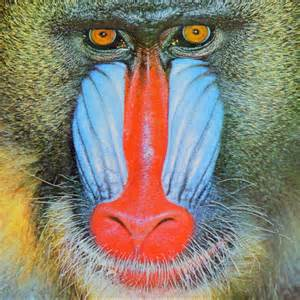
#> input picture numpy_tutorial/image1.jpg, 300 x 300 px
$ jupyter execute Numpy_Tutorial_Blank.ipynb   (shell and % lines are left out)
#> lines starting #> are read from the running program, lines starting #| are printed output that depends on the picture
# Numpy/Python Review I

### Python

Easy to pick, programmer-friendly language.

"Python is an interpreted language, which can save you considerable time during program development because no compilation and linking is necessary. The interpreter can be used interactively, which makes it easy to experiment with features of the language, to write throw-away programs, or to test functions during bottom-up program development. It is also a handy desk calculator." -  [Python Tutorial](https://docs.python.org/3/tutorial/appetite.html)

Basics:
* Coming from C/C++? Use indentations for code blocks instead of braces.
* Python is dynamically typed, no need to declare variables along with their data types.
* Python is interpretable, and code can be excuted line-by-line - use this to debug!

Tips:
* [Python reference docs](https://docs.python.org/3/reference/index.html) are great! Official documentation is your best friend.
* Python tutorial available on [course webpage](http://vision.stanford.edu/teaching/cs131_fall2223/).

References:
1. [Wikipedia](https://en.wikipedia.org/wiki/Python_(programming_language))
2. [Official Python Tutorial](https://docs.python.org/3/tutorial/index.html)

[cell 1]
## help?

help(print)
# help(range)
# help(len)

[cell 2]
import numpy as np
help(np)

### Numpy

**So you want to learn about numpy?**

Numpy is an important library for anyone wanting to work with large scale datasets in Python.  Numpy arrays provide value because they are easier and faster to manipulate than traditional python lists.

### Why use numpy arrays instead of Python lists?

1. Saves you time as a programmer: when using lists, you have to use loops to apply a function to each element of an array.  In numpy, all common mathematical computations can be vectorized.  This leads to a much faster runtime, as well as fewer lines of code.

2. Under the hood, numpy arrays use less memory, and are constrained to a single data type, which enables faster execution.

### Contents
1. Array initialization and basic properties
3. Element wise matrix operations
4. Axis based matrix operations

### Let's get started!

[cell 3]
#It's a common convention to abbreviate numpy as np
import numpy as np

### Creating a Numpy Array
There are many ways to create a numpy array.  In general, the options are
- converting other Python data structures to np.array format
- numpy functions that create new arrays (i.e. np.ones, np.zeros, np.arange)
- reading files from disk (in this class, mostly images)

Note that unlike lists, you can't create an empty numpy array

[cell 4]
# create a 1 dimensional array from a list: [1,2,3,4,5]
print("1 dimensional: ")
x = np.array([1,2,3,4,5])
print("Shape: ", x.shape)
x

[cell 5]
# Create a 2-d array from multiple lists:
    # first row = [1,2,3,4,5]
    # second row = [6,7,8,9,10]
print("2 dimensional: ")
y = np.array([[1,2,3,4,5], [6,7,8,9,10]])
print("Shape: ", y.shape)
y

[cell 6]
# you can create an array of any dimensions using np.zeros
z = np.zeros(3)
z

[cell 7]
#other handy things
identity = np.identity(3) # also np.eye()
print(identity)

ones = np.ones((2,2))
print(ones)

ran=np.random.random((2,2))
print(ran)

[cell 8]
m=np.arange(10, 31, 5.2)#[min, max), step
print(m)

n=np.linspace(10, 31, 5)#min, max, num
print(n)

[cell 9]
print(m.dtype)
print(n.dtype)

### Array attributes

Every numpy array is a grid of elements of the same type. Numpy provides a large set of numeric datatypes that you can use to construct arrays. Numpy tries to guess a datatype when you create an array, but functions that construct arrays usually also include an optional argument to explicitly specify the datatype. Take a look at the attributes associated with a numpy array, and then we'll explore how numpy arrays determine their type.

[cell 10]
print('shape:',identity.shape) #returns tuple of dimensions
print('size:',identity.size) # returns total number of elements
print('dtype:',identity.dtype) #the default dtype is float64
print('ndim:',x.ndim) #returns number of dimensions

[cell 11]
x = np.array([1, 2])  # Let numpy choose the datatype
y = np.array([1, 2.0])  # Let numpy choose the datatype
z = np.array([1, 2], dtype=np.int64)  # Force a particular datatype

print(x.dtype, y.dtype, z.dtype)

### Accessing elements

Numpy offers several ways to index into arrays. When arrays are one dimensional, indexing works just like lists. When arrays are 2 or more dimensional, you specify an index for each dimension:

`value = array[row_index, col_index]`

[cell 12]
# Create a 2-dimensional array (matrix)
# [[ 1  2  3]
#  [ 4  5  6]]
a = np.identity(3)
print(a)

# Access the 3 with array indexing
a_3 = a[0,2]
print("expecting 3, got: ", a_3)

# Access the 4 with array indexing
a_4 = a[1,0]
print("expecting 4, got: ", a_4)
print(a[2,2])

Slicing: Similar to Python lists, numpy arrays can be sliced. Since arrays may be multidimensional, you must specify a slice for each dimension of the array. Recall how slicing works in lists:

[cell 13]
# Recall list slicing:
l = [0,1,2,3,4]

print(l)
print("All elements of l: ", l[:])
print("All after 2nd element: ", l[2:])
print("All before 2nd element: ", l[:2])
print("All between 1st and 3rd element exclusive: ", l[1:3])

Now let's try slicing in two dimensions!

[cell 14]
print(a)

[cell 15]
print("a = \n", a)

# Access the 0th row of a:
a_row0 = a[0,:]
print("0th row expecting [1,2,3], got: ", a_row0)

# Access the 0th column of a
a_col0 = a[:, 0]
print("0th column expecting [1,4], got: ", a_col0)

Exercise:

[cell 16]
# TODO: Create the following rank 2 array with shape (4, 4)
# [[ 1,  2,  3,  4]
#  [ 5,  6,  7,  8]
#  [ 9, 10, 11, 12]
#  [13, 14, 15, 16]]

# HINT: if you want to take a fancy shortcut, use np.arange() to create this matrix

b = [[ 1,  2,  3,  4],
     [ 5,  6,  7,  8],
     [ 9, 10, 11, 12],
     [13, 14, 15, 16]]
b=np.arange(1, 17, 1).reshape(4,4)
print(b)

[cell 17]
# TODO: use slicing to pull out the middle two rows
b_rows = b[1:3, :]
print("middle two rows: \n", b_rows)

# TODO: use slicing to pull out the middle two columns
b_cols = b[:, 1:3]
print("middle two columns: \n", b_cols)

# TODO: use slicing to pull out only the middle two rows and middle two columns,
# meaning a (2,2) array:
# [[6 7]
#  [10 11]]
b_center = b[1:3, 1:3]
print("center two columns and two rows: \n", b_center)

A slice of an array is a view into the same data, so modifying it will modify the original array.

[cell 18]
# [[ 1  2  3]
#  [ 4  5  6]]
a = np.array([[1,2,3],[4,5,6]])
print("original a = \n", a)

a_row0 = a[0,:]
a_row0[1] = 100 # a_row0[1] is the same piece of data as a[0, 1]

print("new a = \n", a)

### Part 2: Matrix Operations
Numpy makes it easy to do matrix operations on arrays, like multiply, invert, etc. Basic mathematical functions operate elementwise on arrays, and are available both as operator overloads and as functions in the numpy module

[cell 19]
x = np.array([[1,2],[3,4]], dtype=np.float64)
y = np.array([[5,6],[7,8]], dtype=np.float64)

print("x = \n", x)
print(x.dtype)
print("y = \n", y)
print(y.dtype)

[cell 20]
#all arithmetic operations are applied to a matrix element-wise
print("Original x: ")
print(x)
print("\nx+1")
print(x + 1)
print("\nx*4.5")
print(4.5*x)
print("\nx/2.0")
print(x/2.0)

[cell 21]
# Elementwise sum; both produce the array
print("x = \n", x)
print("y = \n", y)
print("\nx+y:")
print(x + y)
print(np.add(x, y))

[cell 22]
# Elementwise difference; both produce the array
print("x = \n", x)
print("y = \n", y)
print("\nx-y:")
print(x - y)
print(np.subtract(x, y))

[cell 23]
# Elementwise product; both produce the array
print("x = \n", x)
print("y = \n", y)
print("\nx*y:")
print(x * y)
print(np.multiply(x, y))

[cell 24]
# Elementwise division; both produce the array
# [[ 0.2         0.33333333]
#  [ 0.42857143  0.5       ]]
print("x = \n", x)
print("y = \n", y)
print("\nx/y:")
print(x / y)
print(np.divide(x, y))

[cell 25]
# Elementwise square root; produces the array
# [[ 1.          1.41421356]
#  [ 1.73205081  2.        ]]
print("x = \n", x)
print("\nsqrt(x):")
print(np.sqrt(x))

[cell 26]
# Elementwise power; produces the array
# [[ 1.          1.41421356]
#  [ 1.73205081  2.        ]]
print("x = \n", x)
print("\nx^2:")
print(np.power(x,2))
print(x**2)

Exercise:

Let's practice these operations!

Given arrays x and y, write array z as a function of x and y: z[0] = x[0] - y[0], and z[1] = x[1] - y[1]. Use numpy operations!

Hint: think about how the 2 equations may be written with vector operations (such as those above), and that will translate cleanly to numpy

[cell 27]
# TODO
x = np.array([1,3])
y = np.array([2,5])
z = np.array([-1,-2])

z_computed = x - y
print("Your answer: ", z_computed)
print("Expecting: ", z)
if z.all() == z_computed.all():
    print("Correct!")
else:
    print("Try thinking of a numpy function above with x and y that gets you equivalent to z")

Now, try using the numpy functions to calculate x = ((a+b)*c) - d

If you get stuck, try following the order of operations with the parenthesis and compute a+b first and verify by hand, and then proceed to (a+b)*c, and so on.

[cell 28]
a = np.array([1,3])
b = np.array([1,1])
c = np.array([2,1/2])
d = np.array([1,1])
x = np.array([3,1])

# TODO
answer =((a + b) * c) - d

print("Your answer: ", answer)
print("Expecting: ", x)
if x.all() == answer.all():
    print("Correct!")
else:
    print("Try thinking of a which numpy functions above with a,b, and c gets you equivalent to x")

# Part 3: Axis-based operations

Now that we've covered 2d indexing, there's some important numpy functions that operate on a particular axis, so let's get hands on with sum()! Many numpy operations including sum, max, argmax, mean, standard deviation operate over a chosen axis of your array.

Sum can sum all elements of the 2d array, or it can sum across each row, or sum down each column.

Axis 0 corresponds to columns, and axis 1 corresponds to rows, just like indexing. When you apply an operation like sum over axis 0, that means axis 0 is being squashed into length 1 by the sum, max, etc. operation.

[cell 29]
#numpy arrays have builtin methods to calculate summary statistics such as std. dev., mean, min, max, sum
y = np.random.random(9).reshape(3,3)
print(y)
print("std:", y.std())
print("mean:", y.mean())
print("sum:", y.sum())

print()
#you can also do these operations with respect to a particular axis
print("std (rows):", y.std(axis = 1))
print("mean (rows):", y.mean(axis = 1))
print(y.sum(axis = 1))

[cell 30]
# Sum of an array along various axes
x = np.array([[1,2],[3,4]])
print(x)
print()
print(np.sum(x))  # Compute sum of all elements; prints "10"
print(np.sum(x, axis=0))  # Compute sum of each column; prints "[4 6]"
print(np.sum(x, axis=1)) # Compute sum of each row; prints "[3 7]"

Exercise:
Your turn!

[cell 31]
# Get hands-on with sum! Guess what the output will be and then run it to confirm
x = np.array([[1,2,3],[4,5,6],[3,2,1]])
print("x = \n", x)

[cell 32]
# TODO:
guess = 27
print("Your guess for np.sum(x): ", guess)
print("Actual = ", 27)

[cell 33]
# TODO:
guess = [6, 15, 6]
print("Your guess for np.sum(x, axis=1): ", guess)
print("Actual = ", np.array([6,15,6]))

[cell 34]
# TODO:
guess =[8, 9, 10]
print("Your guess for np.sum(x, axis=0): ", guess)
print("Actual = ", np.sum(x, axis=0))

Imagine I want to apply the function $f(x) = x^2 + x -6$ to every emelent of an array

[cell 35]
#First let's try it with python lists
import random
random.seed(1)
h = 1000000

def func(x):
    return x**2 + x - 6

first_list = [random.randint(-10,10) for i in range(h)]
print(len(first_list))

[cell 36]
for i in range(h):
        first_list[i] = func(first_list[i])

### Now let's do the same thing with numpy arrays

[cell 37]
#By default, rand returns a rnadom number in the range [0,1) - so we normalize to get the values we want
array = np.random.rand(h)
array = array*20 - 10
array = array.astype(np.int64)

[cell 38]
array = array**2 + array - 6

### It's way faster!

### Some other useful manipulations
A complete list of possible array manipulations can be found here:
https://numpy.org/devdocs/reference/routines.array-manipulation.html

[cell 39]
print(x)
print(y)
np.concatenate((x,y), axis = 0)

[cell 40]
result = np.concatenate((x,y), axis = 1)
result

[cell 41]
#not an inplace operation, if you want it to persist you need to reassign the variable using =
np.transpose(result)

[cell 42]
#to invert a matrix use np.linalg.inv
x = np.array([[1,1], [1,0]])
print(x)
np.linalg.inv(x)

### Numpy for Linear Algebra

#### Dot products

We'll first define vectors v and w. Recall that the dot product of two vectors is calculating by multiplying each corresponding value and then summing the result. Let's start by computing the dot product with a for loop

Exercise

[cell 43]
v = np.array([1,2,3])
w = np.array([4,5,6])

print("v = \n", v)
print("w = \n", w)
print("expected dot product = 32")

forloop_dotproduct = 0

# TODO: compute dot product of v and w with a for loop
# note: length of a 1 dimensional array  = len(array) or array.shape[0]
for i in range(0, len(w)):
    forloop_dotproduct += v[i] * w[i]

print(forloop_dotproduct)

[cell 44]
# TODO: compute dot product of v and w with numpy functions
# hint: addition and summation are the key operations in a dot product

np_dotproduct = np.dot(v, w)
print(np_dotproduct)

#### Matrix-vector product

We'll first define matrix M and vector v. Recall that matrix multiplication between a matrix and a vector involves computing a dot product between each row of the matrix M and the vector v.

In machine learning, M is typically a matrix of learned parameters where each row corresponds to one of the output predictions, which is a weighted sum of the input features from v. The features v change for every new example but the weights M are applied to every example in training and testing data.

[cell 45]
M = np.array([[1,2,3],[3,2,1]])
v = np.array([4,1,2])

print("M = \n", M)
print("v = \n", v)
print("Result = \n[12, 16]")

[cell 46]
# TODO: get each row of M using array slicing
M_row0 = M[0, :]
M_row1 = M[1, :]

# TODO: compute the dot product of each row of M with v
row0_dotproduct = sum(M_row0 * v)
row1_dotproduct = sum(M_row1 * v)

answer = np.array([row0_dotproduct, row1_dotproduct])
print("np.dot matrix product = \n", answer)

#### Matrix-Matrix multiplication

[cell 47]
A = np.array([[1,2],[3,4]])
B = np.array([[4,3],[2,1]])

print("A = \n", A)
print("B = \n", B)

[cell 48]
# Numpy matrix products:
A = np.array([[1,2],[3,4]])
B = np.array([[4,3],[2,1]])
print(np.dot(A,B))
print(np.matmul(A,B))

### Broadcasting
The term broadcasting refers to how numpy treats doing arithmetic operations on arrays of different shapes.
When operating on two arrays, NumPy compares their shapes element-wise. Two dimensions are compatible when
* they are equal, or
* one of them is 1

If the dimensional are different, but one of them is 1, then numpy will apply the operation to each column on that axis

[cell 49]
x = np.array(range(5))
x = x.reshape(5, 1)
print("x is a column vector")
print()
print(x.shape)
print(x)

y = np.ones(5)
print("y is a row vector")
print(y.shape)
print(y)

[cell 50]
print(x+y)

### Real world example of why broadcasting is useful

[cell 51]
# Suppose we have a matrix where we want to normalize the rows to have mean zero
matrix = 10*np.random.rand(4,5)
matrix

[cell 52]
row_means = matrix.mean(axis = 1).reshape((4,1))
row_means

[cell 53]
matrix = matrix - row_means
print(matrix)
matrix.mean(axis = 1)

### Using boolean masks
In numpy, when you compare two arrays, you get a boolean mask as the output.  You can then use this boolean mask to grab specific values in an array.

[cell 54]
array = np.array(range(20)).reshape((4,5))
output = array > 10
output

[cell 55]
array[output]

[cell 56]
#you can combine boolean statements for more complicated operations
mask = (array < 5) | (array > 15)
print(mask)
print(array[mask])

## Practice boolean mask problem
Given a matrix, change all of the negative values to zero

[cell 57]
matrix = 2*np.random.rand(5, 5) - 1
print(matrix)

[cell 58]
### SOLUTION ###
mask = matrix < 0
print(mask)
matrix[mask] = 0
print(matrix)

# Making Plots in Jupyter Notebook
A Matplotlib figure can be categorized into several parts as below:

**Figure:** It is a whole figure which may contain one or more than one axes (plots). You can think of a Figure as a canvas which contains plots.

**Axes:** It is what we generally think of as a plot. A Figure can contain many Axes. It contains two or three (in the case of 3D) Axis objects. Each Axes has a title, an x-label and a y-label.

**Axis:** They are the number line like objects and take care of generating the graph limits.

[cell 59]
import matplotlib.pyplot as plt

[cell 60]
x = np.arange(10)**2
print(x)
plt.plot(x)
plt.show()
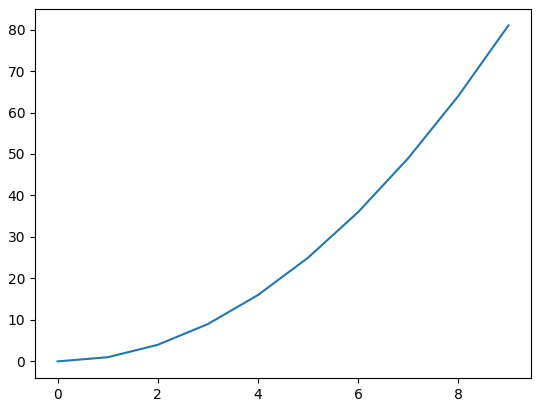
#> figure drawn by matplotlib, 1 panel; curve peaks at x = 9, y = 81

[cell 61]
y=np.arange(10)+1
plt.figure(figsize = (5,5))
plt.plot(x,color='g',linestyle='dotted', marker='o',linewidth=5, label='a')
plt.plot(y,color='b',linestyle='dashdot', linewidth=8, label='b')
plt.title("This is a graph")
plt.xlabel("this is the x label")
plt.ylabel("this is the y label")
plt.annotate('this is the annotation', xy=(2,5), xytext=(2, 10),
            arrowprops=dict(facecolor='black', shrink=0.01),
            )
plt.legend()
plt.show()
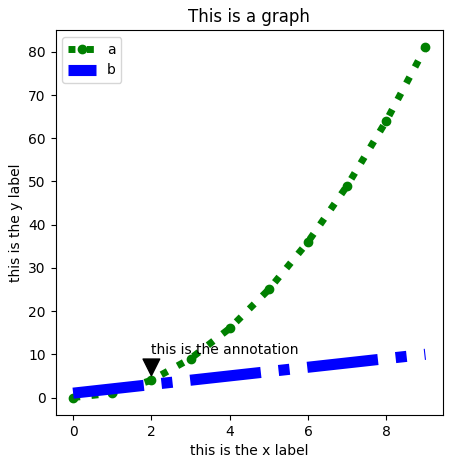
#> figure drawn by matplotlib, 1 panel; curve peaks at x = 9, y = 81; curve peaks at x = 9, y = 10
plt.close()

[cell 62]
x=np.arange(10)
y=x*2
plt.scatter(x,y)
plt.show()
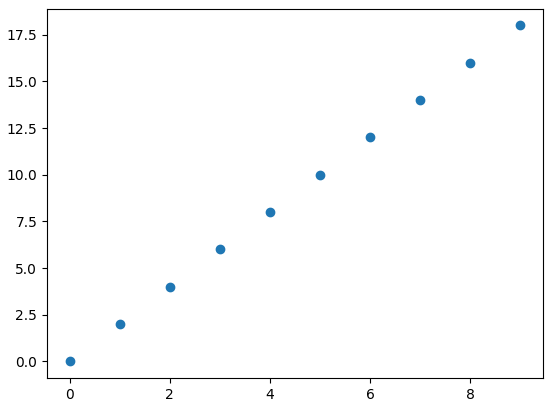
#> figure drawn by matplotlib, 1 panel
plt.close()

[cell 63]
plt.bar(x,y)
for i,j in zip(x,y):
    plt.text(i,j,j,ha='center', va='top')
plt.show()
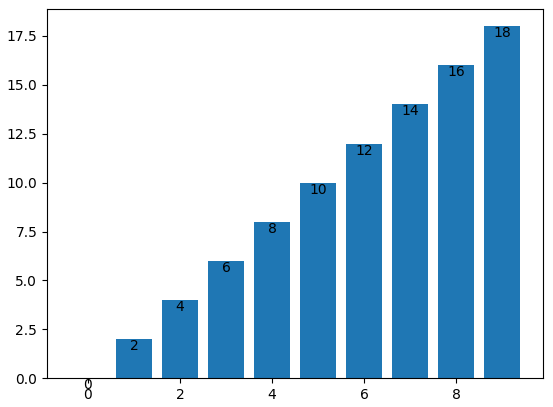
#> figure drawn by matplotlib, 1 panel; tallest bar 18 high, from x = 8.6 to 9.4
plt.close()

### load the image

[cell 64]
import matplotlib.pyplot as plt
from skimage import io
def display(img):
    # Show image
    plt.figure(figsize = (5,5))
    plt.imshow(img)
    plt.axis('off')
    plt.show()

def load(image_path):
#> called with image_path = 'image1.jpg'
    out = io.imread(image_path)
#> out is the input picture: shape (300, 300, 3); mean R, G, B 137.8, 129.1, 113.5
    # Let's convert the image to be between the correct range.
    out = out.astype(np.float64) / 255
    return out
